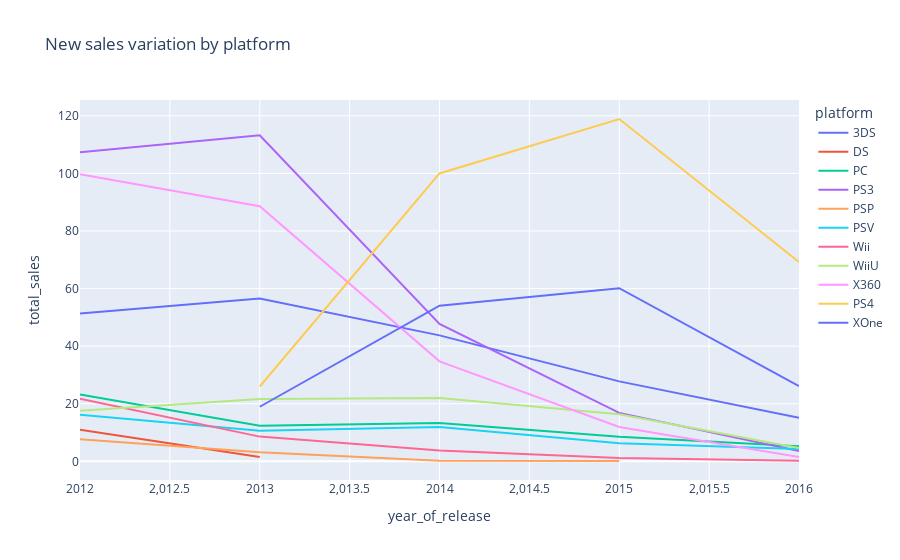

Source (notebook cell):
### Code cell
plot_data = relevant_data.groupby(['year_of_release', 'platform']).agg({'total_sales':'sum'}).reset_index()

fig= px.line(plot_data, x='year_of_release', y='total_sales', color='platform', title='New sales variation by platform')
fig.show()

### Figure 1 — Plotly figure (JSON) as saved in the notebook; plotly's stock layout.template omitted (floating-point values rounded to 4 significant figures)
{"data": [{"hovertemplate": "platform=3DS<br>year_of_release=%{x}<br>total_sales=%{y}<extra></extra>", "legendgroup": "3DS", "line": {"color": "#636efa", "dash": "solid"}, "marker": {"symbol": "circle"}, "mode": "lines", "name": "3DS", "orientation": "v", "showlegend": true, "type": "scatter", "x": [2012, 2013, 2014, 2015, 2016], "xaxis": "x", "y": [51.36, 56.57, 43.76, 27.78, 15.14], "yaxis": "y"}, {"hovertemplate": "platform=DS<br>year_of_release=%{x}<br>total_sales=%{y}<extra></extra>", "legendgroup": "DS", "line": {"color": "#EF553B", "dash": "solid"}, "marker": {"symbol": "circle"}, "mode": "lines", "name": "DS", "orientation": "v", "showlegend": true, "type": "scatter", "x": [2012, 2013], "xaxis": "x", "y": [11.01, 1.54], "yaxis": "y"}, {"hovertemplate": "platform=PC<br>year_of_release=%{x}<br>total_sales=%{y}<extra></extra>", "legendgroup": "PC", "line": {"color": "#00cc96", "dash": "solid"}, "marker": {"symbol": "circle"}, "mode": "lines", "name": "PC", "orientation": "v", "showlegend": true, "type": "scatter", "x": [2012, 2013, 2014, 2015, 2016], "xaxis": "x", "y": [23.22, 12.38, 13.28, 8.52, 5.25], "yaxis": "y"}, {"hovertemplate": "platform=PS3<br>year_of_release=%{x}<br>total_sales=%{y}<extra></extra>", "legendgroup": "PS3", "line": {"color": "#ab63fa", "dash": "solid"}, "marker": {"symbol": "circle"}, "mode": "lines", "name": "PS3", "orientation": "v", "showlegend": true, "type": "scatter", "x": [2012, 2013, 2014, 2015, 2016], "xaxis": "x", "y": [107.4, 113.2, 47.76, 16.82, 3.6], "yaxis": "y"}, {"hovertemplate": "platform=PSP<br>year_of_release=%{x}<br>total_sales=%{y}<extra></extra>", "legendgroup": "PSP", "line": {"color": "#FFA15A", "dash": "solid"}, "marker": {"symbol": "circle"}, "mode": "lines", "name": "PSP", "orientation": "v", "showlegend": true, "type": "scatter", "x": [2012, 2013, 2014, 2015], "xaxis": "x", "y": [7.69, 3.14, 0.24, 0.12], "yaxis": "y"}, {"hovertemplate": "platform=PSV<br>year_of_release=%{x}<br>total_sales=%{y}<extra></extra>", "legendgroup": "PSV", "line": {"color": "#19d3f3", "dash": "solid"}, "marker": {"symbol": "circle"}, "mode": "lines", "name": "PSV", "orientation": "v", "showlegend": true, "type": "scatter", "x": [2012, 2013, 2014, 2015, 2016], "xaxis": "x", "y": [16.19, 10.59, 11.9, 6.25, 4.25], "yaxis": "y"}, {"hovertemplate": "platform=Wii<br>year_of_release=%{x}<br>total_sales=%{y}<extra></extra>", "legendgroup": "Wii", "line": {"color": "#FF6692", "dash": "solid"}, "marker": {"symbol": "circle"}, "mode": "lines", "name": "Wii", "orientation": "v", "showlegend": true, "type": "scatter", "x": [2012, 2013, 2014, 2015, 2016], "xaxis": "x", "y": [21.71, 8.59, 3.75, 1.14, 0.18], "yaxis": "y"}, {"hovertemplate": "platform=WiiU<br>year_of_release=%{x}<br>total_sales=%{y}<extra></extra>", "legendgroup": "WiiU", "line": {"color": "#B6E880", "dash": "solid"}, "marker": {"symbol": "circle"}, "mode": "lines", "name": "WiiU", "orientation": "v", "showlegend": true, "type": "scatter", "x": [2012, 2013, 2014, 2015, 2016], "xaxis": "x", "y": [17.56, 21.65, 22.03, 16.35, 4.6], "yaxis": "y"}, {"hovertemplate": "platform=X360<br>year_of_release=%{x}<br>total_sales=%{y}<extra></extra>", "legendgroup": "X360", "line": {"color": "#FF97FF", "dash": "solid"}, "marker": {"symbol": "circle"}, "mode": "lines", "name": "X360", "orientation": "v", "showlegend": true, "type": "scatter", "x": [2012, 2013, 2014, 2015, 2016], "xaxis": "x", "y": [99.74, 88.58, 34.74, 11.96, 1.52], "yaxis": "y"}, {"hovertemplate": "platform=PS4<br>year_of_release=%{x}<br>total_sales=%{y}<extra></extra>", "legendgroup": "PS4", "line": {"color": "#FECB52", "dash": "solid"}, "marker": {"symbol": "circle"}, "mode": "lines", "name": "PS4", "orientation": "v", "showlegend": true, "type": "scatter", "x": [2013, 2014, 2015, 2016], "xaxis": "x", "y": [25.99, 100, 118.9, 69.25], "yaxis": "y"}, {"hovertemplate": "platform=XOne<br>year_of_release=%{x}<br>total_sales=%{y}<extra></extra>", "legendgroup": "XOne", "line": {"color": "#636efa", "dash": "solid"}, "marker": {"symbol": "circle"}, "mode": "lines", "name": "XOne", "orientation": "v", "showlegend": true, "type": "scatter", "x": [2013, 2014, 2015, 2016], "xaxis": "x", "y": [18.96, 54.07, 60.14, 26.15], "yaxis": "y"}], "layout": {"legend": {"title": {"text": "platform"}, "tracegroupgap": 0}, "title": {"text": "New sales variation by platform"}, "xaxis": {"anchor": "y", "domain": [0, 1], "title": {"text": "year_of_release"}}, "yaxis": {"anchor": "x", "domain": [0, 1], "title": {"text": "total_sales"}}}}
